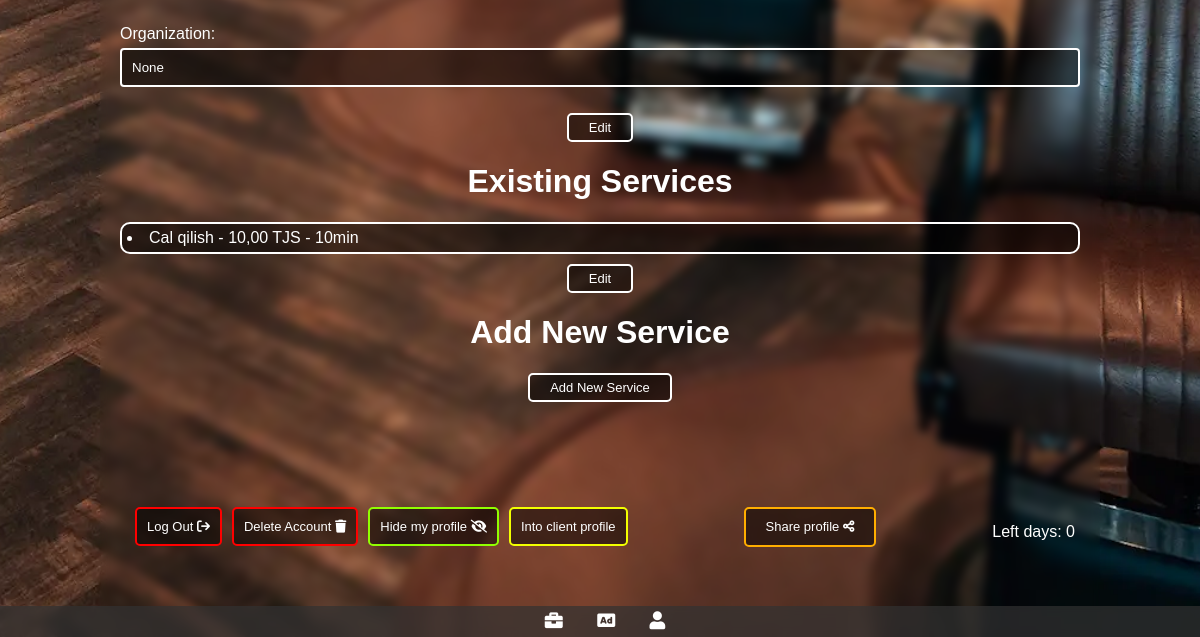
The page /sar/barber_profile/ (signed in, lower part) on the database as committed earlier.
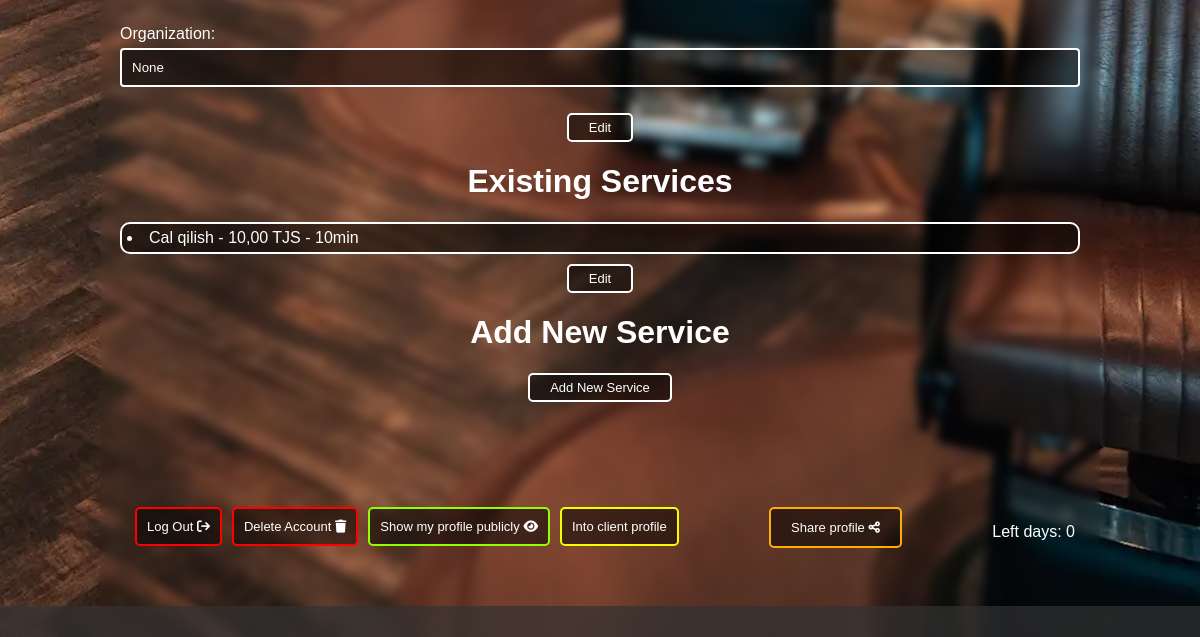
The same page on the database as committed later.
### sartaroshxona/views.py (the view)
# urls.py: path('barber_profile/', views.barber_profile, name='barber_profile'),
@login_required
@is_barber_required
def barber_profile(request):
    user = request.user
    barber = Barber.objects.get(user=user)  # Fetch the logged-in barber's data
    if request.method == 'POST':
        if 'user_info_form' in request.POST:
            user_form = UserProfileForm(request.POST, instance=request.user)
            if user_form.is_valid():
                user_form.save()
                return redirect('barber_profile')
        elif 'password_change_form' in request.POST:
            password_change_form = PasswordChangeForm(request.user, request.POST)
            if password_change_form.is_valid():
                user = password_change_form.save()
                update_session_auth_hash(request, user)
                return redirect('barber_profile')
        elif 'barber_info_form' in request.POST:
            barber = Barber.objects.get(user=user)
            old_profile_image = barber.profile_image  # Get the old profile image
            barber_form = BarberForm(request.POST, request.FILES, instance=barber)
            if barber_form.is_valid():
                if old_profile_image and 'profile_image' in request.FILES:
                    if os.path.isfile(os.path.join(settings.MEDIA_ROOT, str(old_profile_image))):
                        os.remove(os.path.join(settings.MEDIA_ROOT, str(old_profile_image)))
                barber_form.save()
                return redirect('barber_profile')
        elif 'delete_image' in request.POST:
            barber = Barber.objects.get(user=request.user)
            old_profile_image = barber.profile_image
            if old_profile_image:  # Check if the image exists
                barber.profile_image.delete()
                barber.profile_image = None
                barber.save()
                return redirect('barber_profile')
        elif 'service_edit_form' in request.POST:
            service_ids = request.POST.getlist('id[]')
            titles = request.POST.getlist('title[]')
            prices = request.POST.getlist('price[]')
            durations = request.POST.getlist('duration_minutes[]')
            print(service_ids)
            for i, service_id in enumerate(service_ids):
                service = Service.objects.get(pk=service_id)
                service.title = titles[i]
                service.price = prices[i]
                service.duration_minutes = durations[i]
                service.save()
            return redirect('barber_profile')
        elif 'service_delete_form' in request.POST:
            service_ids_to_delete = request.POST.getlist('delete[]')
            for service_id in service_ids_to_delete:
                service = Service.objects.get(pk=service_id)
                service.delete()
            return redirect('barber_profile')
        elif 'service_form' in request.POST:  # Add new service
            service_form = ServiceForm(request.POST)
            if service_form.is_valid():
                service = service_form.save(commit=False)
                service.master = barber  # Associate the service with the logged-in barber
                service.save()
                return redirect('barber_profile')
        elif 'active_barber' in request.POST:
            if barber.payment:
                barber.active_barber = not barber.active_barber
                barber.save()
                return redirect('barber_profile')
            return render(request, 'sartaroshxona/payment_info.html', {
                'barber': barber
                })
    else:
        barber_form = BarberForm(instance=barber)
        service_initial = {'barber': barber}
        service_form = ServiceForm(initial=service_initial)
        user_form = UserProfileForm(instance=request.user)
        password_change_form = PasswordChangeForm(request.user)
        if barber.payment:
            payment_expiration_date_naive = barber.payment_expiration_date.replace(tzinfo=None)
            left_days = (payment_expiration_date_naive - barber.get_user_time_zone()).days
            left_days = max(left_days, 0)  # Ensure left_days is non-negative
            if left_days <= 0:
                barber.deactivate_premium()
        else:
            left_days = 0
    services = barber.get_services()  # Fetch services associated with the barber
    return render(request, 'sartaroshxona/prof.html', {
        'user_form': user_form,
        'password_change_form': password_change_form,
        'barber': barber,
        'barber_form': barber_form,
        'services': services,
        'service_form': service_form,
        'left_days': left_days
    })

### clients/forms.py
class UserProfileForm(forms.ModelForm):
    class Meta:
        model = CustomUser
        fields = ['username', 'email', 'phone_number']  # Include fields that you want users to edit

### sartaroshxona/forms.py
class BarberForm(forms.ModelForm):
    class Meta:
        model = Barber
        fields = '__all__'  # Use all fields from the Barber model

### main/validators.py (called while the page is built)
    def get_help_text(self):
        return "Your password cannot contain sequences of repeating characters (e.g., '111', '222', etc.)."

### sartaroshxona/models.py (called while the page is built)
    def get_services(self):
        return self.provided_services.all()  # Renamed related name for clarity

### sartaroshxona/templates/sartaroshxona/prof.html (shortened to what this page needs)
{% extends 'main/base.html' %}
{% load static %}
{% block content %}
{% include 'main/navbar.html' %}
<link rel="stylesheet" href="{% static '/css/prof.css' %}">
<link rel="stylesheet" href="https://cdnjs.cloudflare.com/ajax/libs/font-awesome/5.15.4/css/all.min.css">
<div class="container">
    <div id="readOnlyBarberMode">
        <div class="profile-field">
            <p>Location: <input type="text" name="location" value="{{ barber_form.location.value }}" id="location" disabled></p>
            <p>Organization: <input type="text" name="organization_name" value="{{ barber_form.organization_name.value }}" id="organization_name" disabled></p>
            <button id="editBarberButton">Edit</button>
        </div>
    </div>
    <h1>Existing Services</h1>
    <div id="readOnlyServiceMode">
        {% if services %}
            {% for service in services %}
                <div  class="service-container">
                    <li>
                        <span class="readonly-input">{{ service.title }} - {{ service.price }} {{ barber.currency}} - {{ service.duration_minutes}}min</span>
                    </li>
                </div>
            {% endfor %}
        {% else %}
            <p>No services found.</p>
        {% endif %}
        <button id="editServiceButton">Edit</button>
    </div>
    <h1>Add New Service</h1>
    <div id="showAddServiceForm">
        <button>Add New Service</button>
    </div>
    <div class="bottom-container">
        <form method="post" action="{% url 'logout' %}" class="logout-form">
            <button style="border-color: red; padding: 10px; margin-left: 10px;" type="submit" onclick="return confirm('Are you sure you want to log out?')">
                Log Out <i class="fa-solid fa-arrow-right-from-bracket"></i>
            </button>
        </form>
        <form method="post" action="{% url 'delete_account' %}" class="delete-account-form">
            <button style="border-color: red; padding: 10px; margin-left: 10px;" type="submit" onclick="return confirm('Are you sure you want to delete your account?')">
                Delete Account <i class="fa-solid fa-trash"></i>
            </button>
        </form>
        <form method="post">
            <button style="border-color: rgb(145, 255, 0); padding: 10px; margin-left: 10px;" type="submit" name="active_barber">
                {% if barber.active_barber %}
                    Hide my profile <i class="fa-solid fa-eye-slash"></i>
                {% else %}
                    Show my profile publicly <i class="fa-solid fa-eye"></i>
                {% endif %}
            </button>
        </form>
        <form method="post"  action="{% url 'client_or_barber' %}">
            <button style="border-color: rgb(242, 255, 0); padding: 10px; margin-left: 10px;" type="submit">
                {% if request.user.is_barber %}
                    Into client profile
                {% else %}
                    Into barber profile
                {% endif %}
            </button>
        </form>
        <button style="border-color: rgb(255, 174, 0);" class="bottom-container-button" id="shareButton" data-barber-id="{{ barber.id }}">
            Share profile <i class="fa-solid fa-share-nodes"></i>
        </button>
        <p>Left days: {{left_days}}</p>
    </div>
</div>
{% endblock %}

Rows that differ between the two databases and show on the page:
changed Barber "TJS": active_barber True → False (drawn)
Other text that changed with them:
text no longer shown: "Hide my profile"
text now shown: "Show my profile publicly"
